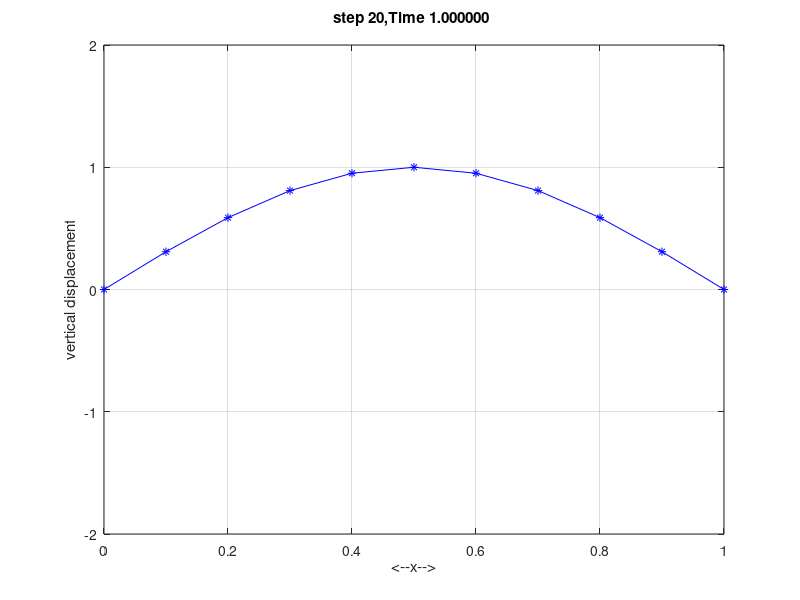
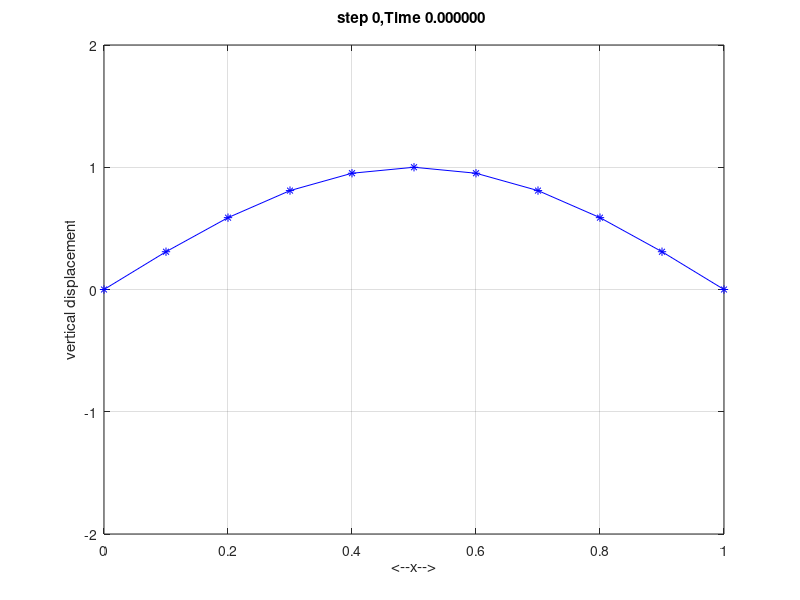

The MATLAB script that drew these images, in order: (Note: this script raises an error after producing the figures.)
%shw1 
%f(x)=u(x,0)=sin(pi*x) 0<=x<=1
%step 1 set initial condition
l=1;%distance
m=10;%num_dist_interval
T=1;%time
N=20;%num_time_interval
alpha=2;

h=l/m;%dist_interval,1/10=0.1
k=T/N;%time_interval,1/20=0.05
lambda=k*alpha/h;%0.05*2/0.1=1

%step 2 %grid and initial condition
W=zeros(11,21);
for i=1:1:11
    W(1,i)=0;%first and last point are zero
    W(11,i)=0;
end

%step 3 initial condition
W(1,1)=sin(pi*0);%W(1,1)=f(0)
W(11,1)=sin(pi*1);%W(11,1)=f(l)

%step 4
for j=2:1:10
   W(j,1)=sin(pi*(j-1)*h);
   W(j,2)=(1-lambda^2)*sin(pi*(j-1)*h)+(lambda^2)/2*(sin(pi*(j-1+1)*h)+sin(pi*(j-1-1)*h))+k*0;%g(x)=f(x) partial differential
end

%step 5
for i=2:1:20
    for j=2:1:10
       W(j,i+1)=2*(1-lambda^2)*W(j,i)+(lambda^2)*(W(j+1,i)+W(j-1,i))-W(j,i-1);
    end
end

%step 6 

%output grid
theory=zeros(11,1);
for i=1:1:11
   theory(i,1)=sin(pi*(i-1)*0.1)*cos(2*pi*14*k);
end

fid=fopen('shw1.txt','w');
fprintf(fid,'x            W(x,14)       theory       residual \r\n');
for i=1:1:11
   fprintf(fid,'%f     %f     %f     %e \r\n',(i-1)*0.1,W(i,15),theory(i,1),W(i,15)-theory(i,1));
end
fclose(fid);

%plot
x=zeros(11,1);%x axis
for j=1:1:11
x(j,1)=0.1*(j-1);
end

t_num=N+1;
x_num=m+1;
u_min=min(min(W));
u_max=max(max(W));
plot(W);

for t=1:1:t_num
    time=((t_num-t)*0+(t-1)*1)/(t_num-1);%t1=0
    plot(x(1:x_num),W(1:x_num,t),'b*-')
    grid on
    axis([0,1,u_min-1.0,u_max+1.0]);
    title(sprintf('step %d,Time %f \n',t-1,time))
    xlabel('<--x-->')
    ylabel('vertical displacement')
    %pause    
end 

%make gif
fig = figure;
axis tight manual % this ensures that getframe() returns a consistent size
filename = 'Amplitude.gif';
for t=1:1:t_num
    % Draw plot
    time=((t_num-t)*0+(t-1)*1)/(t_num-1);
    plot(x(1:x_num),W(1:x_num,t),'b*-')
    grid on
    axis([0,1,u_min-1.0,u_max+1.0]);
    title(sprintf('step %d,Time %f \n',t-1,time))
    xlabel('<--x-->')
    ylabel('vertical displacement')
    drawnow 
    % Capture the plot as an image 
    frame = getframe(fig); 
    im = frame2im(frame); 
    [imind,cm] = rgb2ind(im,256); 
    % Write to the GIF File 
    if t == 1 
        imwrite(imind,cm,filename,'gif', 'Loopcount',inf, 'DelayTime',0.3); 
    else 
        imwrite(imind,cm,filename,'gif','WriteMode','append', 'DelayTime',0.3); 
    end 
end